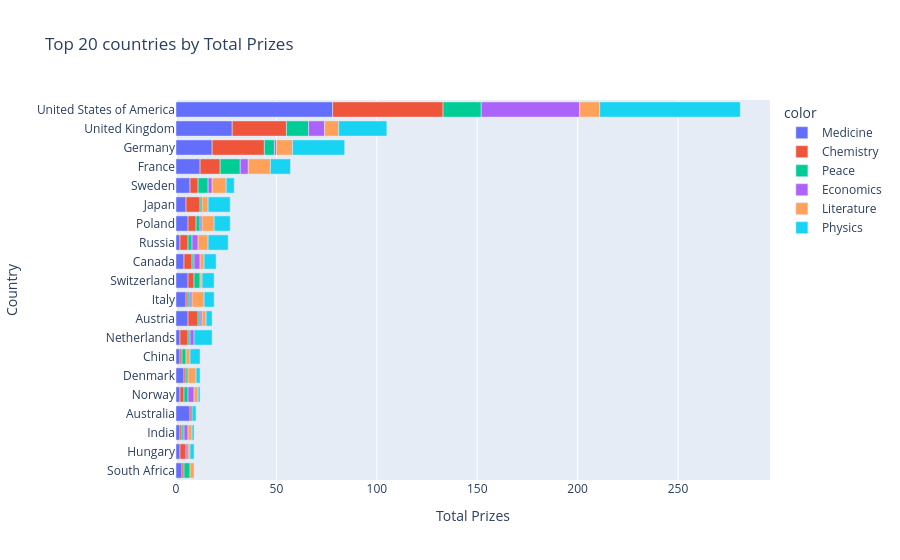

Notebook code cell kept with this figure:
### Code cell
category_per_country = data.groupby(['birth_country_current', 'category'], as_index=False).agg({'prize': pd.Series.count})
category_per_country.sort_values(by='prize', ascending=False, inplace=True)

merged_data = pd.merge(category_per_country, top20_countries, on='birth_country_current')

merged_data.columns = ['birth_country_current', 'category', 'cat_prize', 'total_prize']
merged_data.sort_values(by='total_prize', inplace=True)

merge_bar = px.bar(x = merged_data.cat_prize, y = merged_data.birth_country_current, color = merged_data.category, orientation = 'h', title = 'Top 20 countries by Total Prizes')

merge_bar.update_layout(xaxis_title = 'Total Prizes', yaxis_title = 'Country')

merge_bar.show()

### Figure 1 — Plotly figure (JSON) as saved in the notebook; plotly's stock layout.template omitted (floating-point values rounded to 4 significant figures)
{"data": [{"hovertemplate": "color=Medicine<br>x=%{x}<br>y=%{y}<extra></extra>", "legendgroup": "Medicine", "marker": {"color": "#636efa", "pattern": {"shape": ""}}, "name": "Medicine", "orientation": "h", "showlegend": true, "textposition": "auto", "type": "bar", "x": [3, 2, 2, 7, 2, 4, 2, 2, 6, 5, 6, 4, 2, 6, 5, 7, 12, 18, 28, 78], "xaxis": "x", "y": ["South Africa", "Hungary", "India", "Australia", "Norway", "Denmark", "China", "Netherlands", "Austria", "Italy", "Switzerland", "Canada", "Russia", "Poland", "Japan", "Sweden", "France", "Germany", "United Kingdom", "United States of America"], "yaxis": "y"}, {"hovertemplate": "color=Chemistry<br>x=%{x}<br>y=%{y}<extra></extra>", "legendgroup": "Chemistry", "marker": {"color": "#EF553B", "pattern": {"shape": ""}}, "name": "Chemistry", "orientation": "h", "showlegend": true, "textposition": "auto", "type": "bar", "x": [3, 1, 1, 1, 2, 1, 1, 4, 5, 3, 1, 4, 4, 7, 4, 4, 10, 26, 27, 55], "xaxis": "x", "y": ["Hungary", "South Africa", "India", "Australia", "Norway", "Denmark", "China", "Netherlands", "Austria", "Switzerland", "Italy", "Canada", "Russia", "Japan", "Poland", "Sweden", "France", "Germany", "United Kingdom", "United States of America"], "yaxis": "y"}, {"hovertemplate": "color=Peace<br>x=%{x}<br>y=%{y}<extra></extra>", "legendgroup": "Peace", "marker": {"color": "#00cc96", "pattern": {"shape": ""}}, "name": "Peace", "orientation": "h", "showlegend": true, "textposition": "auto", "type": "bar", "x": [3, 1, 2, 1, 2, 1, 1, 3, 1, 1, 2, 1, 2, 5, 10, 5, 11, 19], "xaxis": "x", "y": ["South Africa", "India", "Norway", "Denmark", "China", "Netherlands", "Austria", "Switzerland", "Italy", "Canada", "Russia", "Japan", "Poland", "Sweden", "France", "Germany", "United Kingdom", "United States of America"], "yaxis": "y"}, {"hovertemplate": "color=Economics<br>x=%{x}<br>y=%{y}<extra></extra>", "legendgroup": "Economics", "marker": {"color": "#ab63fa", "pattern": {"shape": ""}}, "name": "Economics", "orientation": "h", "showlegend": true, "textposition": "auto", "type": "bar", "x": [1, 2, 3, 2, 1, 1, 3, 3, 1, 2, 4, 1, 8, 49], "xaxis": "x", "y": ["Hungary", "India", "Norway", "Netherlands", "Austria", "Italy", "Canada", "Russia", "Poland", "Sweden", "France", "Germany", "United Kingdom", "United States of America"], "yaxis": "y"}, {"hovertemplate": "color=Literature<br>x=%{x}<br>y=%{y}<extra></extra>", "legendgroup": "Literature", "marker": {"color": "#FFA15A", "pattern": {"shape": ""}}, "name": "Literature", "orientation": "h", "showlegend": true, "textposition": "auto", "type": "bar", "x": [1, 2, 2, 4, 2, 2, 2, 6, 1, 2, 5, 6, 3, 7, 11, 8, 7, 10], "xaxis": "x", "y": ["Hungary", "South Africa", "India", "Denmark", "China", "Norway", "Austria", "Italy", "Switzerland", "Canada", "Russia", "Poland", "Japan", "Sweden", "France", "Germany", "United Kingdom", "United States of America"], "yaxis": "y"}, {"hovertemplate": "color=Physics<br>x=%{x}<br>y=%{y}<extra></extra>", "legendgroup": "Physics", "marker": {"color": "#19d3f3", "pattern": {"shape": ""}}, "name": "Physics", "orientation": "h", "showlegend": true, "textposition": "auto", "type": "bar", "x": [1, 2, 2, 5, 2, 1, 9, 3, 6, 5, 6, 10, 8, 11, 4, 10, 26, 24, 70], "xaxis": "x", "y": ["India", "Hungary", "Australia", "China", "Denmark", "Norway", "Netherlands", "Austria", "Switzerland", "Italy", "Canada", "Russia", "Poland", "Japan", "Sweden", "France", "Germany", "United Kingdom", "United States of America"], "yaxis": "y"}], "layout": {"barmode": "relative", "legend": {"title": {"text": "color"}, "tracegroupgap": 0}, "title": {"text": "Top 20 countries by Total Prizes"}, "xaxis": {"anchor": "y", "domain": [0, 1], "title": {"text": "Total Prizes"}}, "yaxis": {"anchor": "x", "domain": [0, 1], "title": {"text": "Country"}}}}
